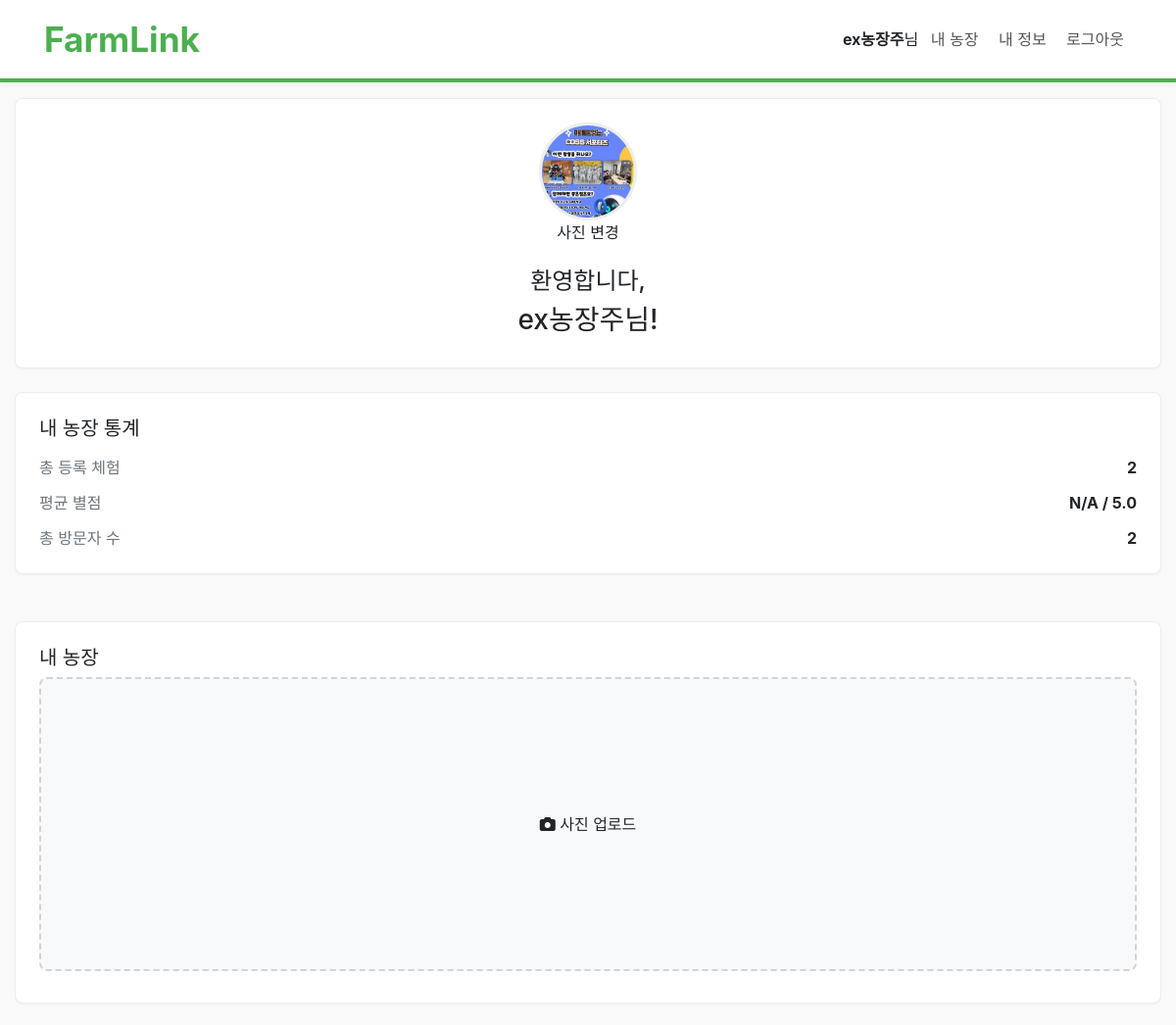
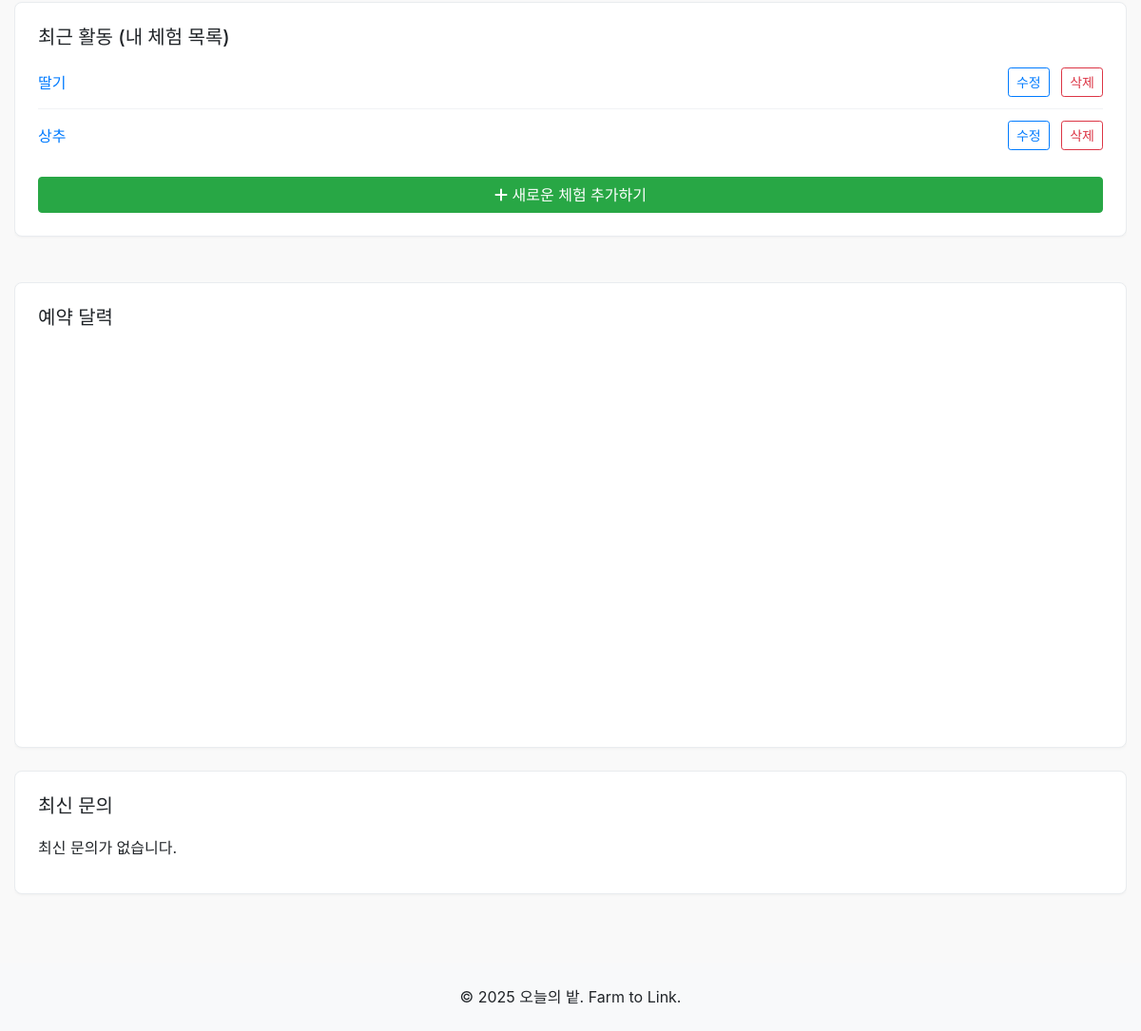
Screenshot of / (signed in) with the database file from the repository (2 pictures, top to bottom).
### app.py (models this page shows, shortened)
class User(db.Model):
    id = db.Column(db.Integer, primary_key=True)
    nickname = db.Column(db.String(100), nullable=False)
    email = db.Column(db.String(100), unique=True, nullable=False)
    password = db.Column(db.String(255), nullable=False)
    role = db.Column(db.String(50), nullable=False, default='experiencer')
    name = db.Column(db.String(100), nullable=False)
    phone = db.Column(db.String(50), nullable=True)
    farm_address = db.Column(db.String(255), nullable=True)
    farm_size = db.Column(db.String(100), nullable=True)
    profile_image = db.Column(db.String(255), nullable=False, default='shd.png')
    farm_image = db.Column(db.String(255), nullable=True)
    profile_bio = db.Column(db.String(150), nullable=True)
    applications = db.relationship('Application', back_populates='user', cascade="all, delete-orphan")
    experiences = db.relationship('Experience', back_populates='farmer', cascade="all, delete-orphan")

class Experience(db.Model):
    id = db.Column(db.Integer, primary_key=True)
    crop = db.Column(db.String(100), nullable=False)
    location = db.Column(db.String(200), nullable=False)
    address_detail = db.Column(db.String(255), nullable=True)
    pesticide_free = db.Column(db.Boolean, default=False)
    cost = db.Column(db.Integer, nullable=False)
    duration_start = db.Column(db.Date, nullable=True)
    end_date = db.Column(db.Date, nullable=True)
    max_participants = db.Column(db.Integer, default=20)
    current_participants = db.Column(db.Integer, default=0)
    images = db.Column(db.Text, nullable=True)
    lat = db.Column(db.Float, default=36.8583)
    lng = db.Column(db.Float, default=127.2943)
    farmer_id = db.Column(db.Integer, db.ForeignKey('user.id'), nullable=False)
    notes = db.Column(db.Text, nullable=True)
    includes = db.Column(db.Text, nullable=True)
    excludes = db.Column(db.Text, nullable=True)
    timetable_data = db.Column(db.Text, nullable=True)
    phone = db.Column(db.String(50), nullable=True)
    farm_size = db.Column(db.String(100), nullable=True)
    status = db.Column(db.String(50), nullable=False, default='recruiting')
    reviews = db.relationship('Review', backref='experience', lazy=True, cascade="all, delete-orphan")
    inquiries = db.relationship('Inquiry', backref='experience', lazy=True, cascade="all, delete-orphan")
    applications = db.relationship('Application', back_populates='experience', cascade="all, delete-orphan")
    volunteer_needed = db.Column(db.Integer, default=0)
    current_volunteers = db.Column(db.Integer, default=0)
    volunteer_duties = db.Column(db.Text, nullable=True)
    has_parking = db.Column(db.Boolean, default=False, nullable=False)
    organic_certification_image = db.Column(db.String(255), nullable=True)
    organic_certification_type = db.Column(db.String(100), nullable=True)
    organic_certification_pdf = db.Column(db.String(255), nullable=True)
    farmer = db.relationship('User', back_populates='experiences')
    def to_dict(self):
        return {
            'id': self.id, 'crop': self.crop, 'location': self.location, 'cost': self.cost,
            'duration_start': self.duration_start.strftime('%Y-%m-%d') if self.duration_start else None,
            'end_date': self.end_date.strftime('%Y-%m-%d') if self.end_date else None,
            'lat': self.lat, 'lng': self.lng, 'status': self.status
        }

### app.py (the view, shortened to what this page needs)
@app.route('/')
def index():
    role = session.get('role', 'experiencer')
    if role == 'farmer':
        farmer_id = session.get('user_id')
        if not farmer_id: return redirect(url_for('login_page'))
        user = User.query.get(farmer_id)
        if not user:
            session.clear()
            flash("세션 정보가 유효하지 않습니다.", "warning")
            return redirect(url_for('login_page'))
        notifications = Notification.query.filter_by(user_id=farmer_id).order_by(Notification.timestamp.desc()).limit(5).all()
        my_listings = Experience.query.filter(
            Experience.farmer_id == farmer_id,
            Experience.status.in_(['recruiting', 'hidden'])
        ).all()
        experiences_json = [exp.to_dict() for exp in my_listings]
        experience_ids = [exp.id for exp in my_listings]
        applications = Application.query.filter(Application.experience_id.in_(experience_ids)).all()
        reservations_by_date = defaultdict(list)
        for app in applications:
            reservations_by_date[app.apply_date.strftime('%Y-%m-%d')].append({
                "id": app.id, "name": app.applicant_name, "phone": app.phone_number,
                "adult": app.count_adult, "teen": app.count_teen, "child": app.count_child,
                "time": app.apply_time, "crop": app.experience.crop
            })
        avg_rating = 0
        if experience_ids:
            avg_result = db.session.query(func.avg(Review.rating)).filter(Review.experience_id.in_(experience_ids)).scalar()
            if avg_result is not None:
                avg_rating = round(avg_result, 1)
        latest_inquiries = []
        if experience_ids:
            latest_inquiries = Inquiry.query.filter(Inquiry.experience_id.in_(experience_ids)).order_by(Inquiry.timestamp.desc()).limit(5).all()
        total_visitors = sum(exp.current_participants for exp in my_listings)
        stats = {
            'total_experiences': len(my_listings),
            'average_rating': avg_rating if avg_rating > 0 else "N/A",
            'total_visitors': total_visitors
        }
        return render_template('my_farm.html',
                               user=user, experiences=my_listings, experiences_json=experiences_json,
                               stats=stats, inquiries=latest_inquiries,
                               reservations_data=reservations_by_date, notifications=notifications)

### templates/my_farm.html (shortened to what this page needs)
{% extends "layout.html" %}
{% block content %}
<div class="container dashboard-container mt-3">
    <div class="dashboard-grid">
        <aside class="dashboard-sidebar">
            <div class="dashboard-card profile-card">
                <form id="profile-pic-form" method="POST" action="{{ url_for('upload_profile') }}" enctype="multipart/form-data">
                    <label for="profile-pic-input">
                        <img id="profile-pic-preview" src="{{ url_for('static', filename='uploads/' + user.profile_image) }}" alt="Profile Picture" class="profile-pic-img">
                        <div class="profile-pic-overlay">사진 변경</div>
                    </label>
                </form>
                <h4 class="mt-3">환영합니다,</h4>
                <h3>{{ user.nickname }}님!</h3>
            </div>
            <div class="dashboard-card">
                <h5>내 농장 통계</h5>
                <div class="stats-grid">
                    <span>총 등록 체험</span><span>{{ stats.total_experiences }}</span>
                    <span>평균 별점</span><span>{{ stats.average_rating }} / 5.0</span>
                    <span>총 방문자 수</span><span>{{ stats.total_visitors }}</span>
                </div>
            </div>
        </aside>
        <main class="dashboard-main">
            <div class="dashboard-card">
                <h5>내 농장</h5>
                <form id="farm-photo-form" method="POST" action="{{ url_for('upload_farm_photo') }}" enctype="multipart/form-data">
                    <label for="farm-photo-input" class="farm-photo-label">
                        {% if user.farm_image %}
                            <img src="{{ url_for('static', filename='uploads/' + user.farm_image) }}" alt="Farm Photo" class="farm-photo-img">
                            <div class="farm-photo-overlay">
                                <i class="fa-solid fa-camera"></i> 사진 바꾸기
                            </div>
                        {% else %}
                            <div class="farm-photo-placeholder">
                                <i class="fa-solid fa-camera"></i>
                                <span>사진 업로드</span>
                            </div>
                        {% endif %}
                    </label>
                </form>
            </div>
            <div class="dashboard-card">
                <h5>최근 활동 (내 체험 목록)</h5>
                <ul class="activity-list">
                    {% for item in experiences %}
                    <li class="d-flex justify-content-between align-items-center">
                        <a href="{{ url_for('experience_detail', item_id=item.id) }}">{{ item.crop }}</a>
                        <div>
                            <a href="{{ url_for('farmer_register', item_id=item.id) }}" class="btn btn-sm btn-outline-primary mr-2">수정</a>
                            <form action="{{ url_for('delete_experience', item_id=item.id) }}" method="POST" class="d-inline" onsubmit="return confirmDelete()">
                                <button type="submit" class="btn btn-sm btn-outline-danger">삭제</button>
                            </form>
                        </div>
                    </li>
                    {% else %}
                    <li>등록된 체험이 없습니다.</li>
                    {% endfor %}
                </ul>
                <a href="{{ url_for('farmer_register') }}" class="btn btn-success btn-block mt-3">
                    <i class="fa-solid fa-plus"></i> 새로운 체험 추가하기
                </a>
            </div>
        </main>
        <div class="dashboard-right">
            <div class="dashboard-card">
                <h5>예약 달력</h5>
                <div id="calendar" class="mt-3"></div>
            </div>
            <div class="dashboard-card">
                <h5>최신 문의</h5>
                <ul class="inquiry-list">
                    {% for inquiry in inquiries %}
                    <li>
                        <div>
                            <a href="{{ url_for('experience_detail', item_id=inquiry.experience_id) }}">{{ inquiry.experience.crop }}</a> 체험에 대한 문의
                            <p style="margin: 4px 0 0; font-size: 0.9rem; color: #555;">{{ inquiry.content }}</p>
                        </div>
                        <small class="text-muted">{{ inquiry.timestamp.strftime('%m-%d') }}</small>
                    </li>
                    {% else %}
                    <li>최신 문의가 없습니다.</li>
                    {% endfor %}
                </ul>
            </div>
        </div>
    </div>
</div>
{% endblock %}

### templates/layout.html (shortened to what this page needs)
<!DOCTYPE html>
<html lang="ko">
<head>
    <link href="https://stackpath.bootstrapcdn.com/bootstrap/4.5.2/css/bootstrap.min.css" rel="stylesheet">
    <link rel="stylesheet" href="https://cdnjs.cloudflare.com/ajax/libs/font-awesome/6.5.2/css/all.min.css"/>
    <link rel="stylesheet" href="{{ url_for('static', filename='css/style.css') }}">
</head>
<body class="{% block page_class %}{% endblock %}">
    <header class="header-{{ session.get('role', 'experiencer') }}">
    <div class="container header-content">
        <a href="/" class="logo">FarmLink</a>
        <nav class="user-menu">
            {% if session.get('user_id') %}
                <strong>{{ session.get('nickname') }}</strong>님
                {% if session.get('role') == 'farmer' %}
                    <a href="{{ url_for('index') }}">내 농장</a>
                {% endif %}
                <a href="{{ url_for('my_info') }}">내 정보</a>
                <a href="{{ url_for('logout') }}">로그아웃</a>
            {% else %}
                <a href="{{ url_for('login_page') }}">로그인</a>
                <a href="{{ url_for('register_page') }}">회원가입</a>
            {% endif %}
        </nav>
    </div>
</header>
<main>
    {% block content %}{% endblock %}
</main>
    <footer class="text-center mt-5 py-4 bg-light">
        <p class="mb-0">&copy; 2025 오늘의 밭. Farm to Link.</p>
    </footer>
</body>
</html>

### static/css/style.css (style rules this page uses)
body { background-color: #f9f9f9; }
header { background-color: #fff; box-shadow: 0 2px 4px rgba(0,0,0,0.05); transition: border-color 0.3s ease; border-bottom: 4px solid #f8f9fa; }
header.header-farmer { border-bottom-color: #4CAF50; }
.header-content { display: flex; justify-content: space-between; align-items: center; min-height: 80px; }
.logo { font-size: 2.2rem; font-weight: 700; color: #4CAF50 !important; text-decoration: none; }
.user-menu a { color: #555; margin: 0 8px; text-decoration: none; }
.dashboard-container { max-width: 1400px; }
.dashboard-grid { display: grid; grid-template-columns: 280px minmax(0, 1fr) 400px; gap: 24px; }
.dashboard-sidebar, .dashboard-main, .dashboard-right { width: 100%; overflow: hidden; }
.dashboard-card { background-color: white; border: 1px solid #e9ecef; border-radius: 8px; padding: 24px; margin-bottom: 24px; box-shadow: 0 1px 3px rgba(0,0,0,0.04); }
.profile-card { text-align: center; }
.stats-grid { display: grid; grid-template-columns: 1fr auto; gap: 12px; margin-top: 16px; }
.stats-grid span:nth-child(odd) { color: #6c757d; }
.stats-grid span:nth-child(even) { font-weight: bold; text-align: right; }
.activity-list, .inquiry-list { list-style: none; padding: 0; margin: 0; }
.activity-list li, .inquiry-list li { display: flex; justify-content: space-between; padding: 12px 0; border-bottom: 1px solid #f1f3f5; }
.activity-list li:last-child, .inquiry-list li:last-child { border-bottom: none; }
.profile-pic-img { width: 100px; height: 100px; object-fit: cover; border-radius: 50%; border: 3px solid #eee; }
.farm-photo-label { display: block; width: 100%; height: 300px; border: 2px dashed #ced4da; border-radius: 8px; cursor: pointer; display: flex; align-items: center; justify-content: center; overflow: hidden; background-color: #f8f9fa; transition: border-color 0.2s; position: relative; }
@media (max-width: 1200px) { .dashboard-grid { grid-template-columns: 1fr; } }
#calendar { min-height: 400px; border: none; padding: 0; }

### rows the page displays
User: get "ex농장주", profile_image (picture), nickname "ex농장주"
Experience: crop "딸기"
Experience: crop "상추"

### other values shown
{{ stats.total_experiences }} "2"
{{ stats.average_rating }} "N/A"
{{ stats.total_visitors }} "2"
